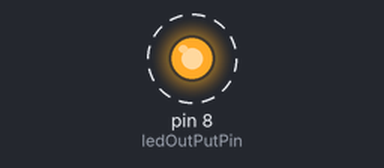
Recording of a sketch running on a simulated Arduino Uno, built with avr-gcc and run on an emulated ATmega328P. Shown: output pins drawn as LEDs (lit = HIGH). Dashed ring = blinking.

Above: at 0.5 s.
Timing chart, 0 to 4.6 s (numbered marks = the images above):
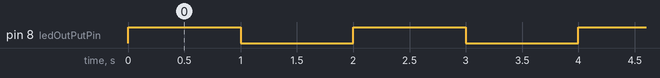

Measured:
- by itself, pin 8 (ledOutPutPin): alternates HIGH for 1.0 s and LOW for 1.0 s

The sketch:

one_led_blink.ino
```cpp
/*
 * Sketch: One_led_blink
 * Description: A Sketch in C to have an LED connected to an output pin blinking with the frequency of 1Hz.
 * Author: William Kwabla
 * Date: 02/21/20
*/


int ledOutPutPin = 8; // Declare pin to use for output.

void setup() {
  // put your setup code here, to run once:
  pinMode(ledOutPutPin, OUTPUT);

}

void loop() {
  // put your main code here, to run repeatedly:

  digitalWrite(ledOutPutPin, HIGH); // Turn the led on(HIGH is the voltage on)
  delay(1000); // Wait for 1Hz
  digitalWrite(ledOutPutPin, LOW); // Turn the led off
  delay(1000);
}
```
